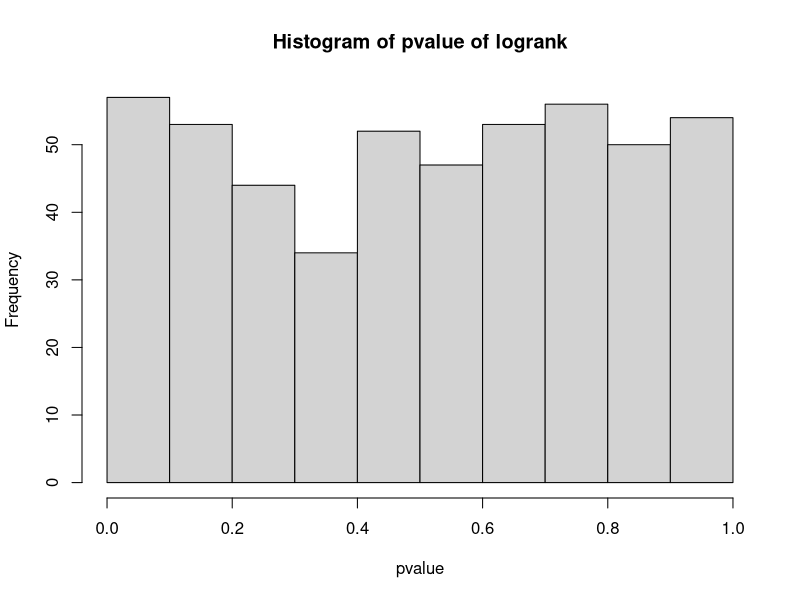
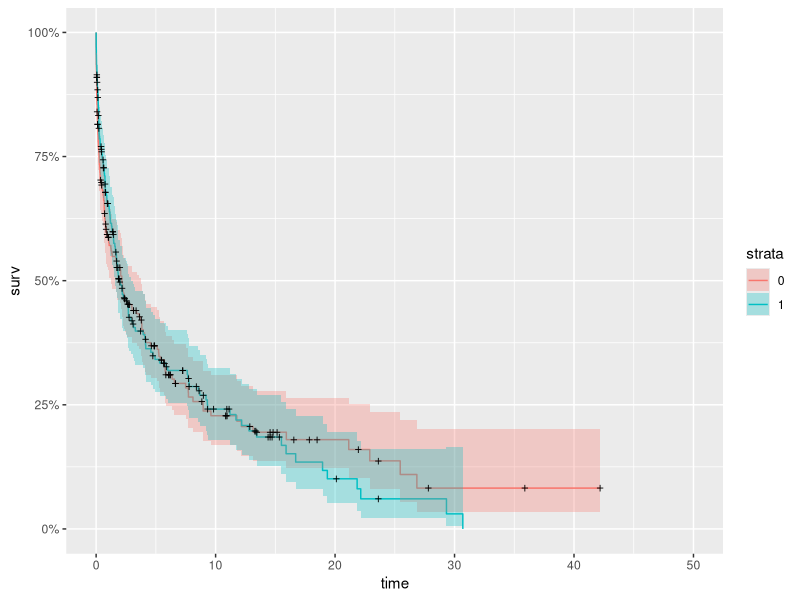
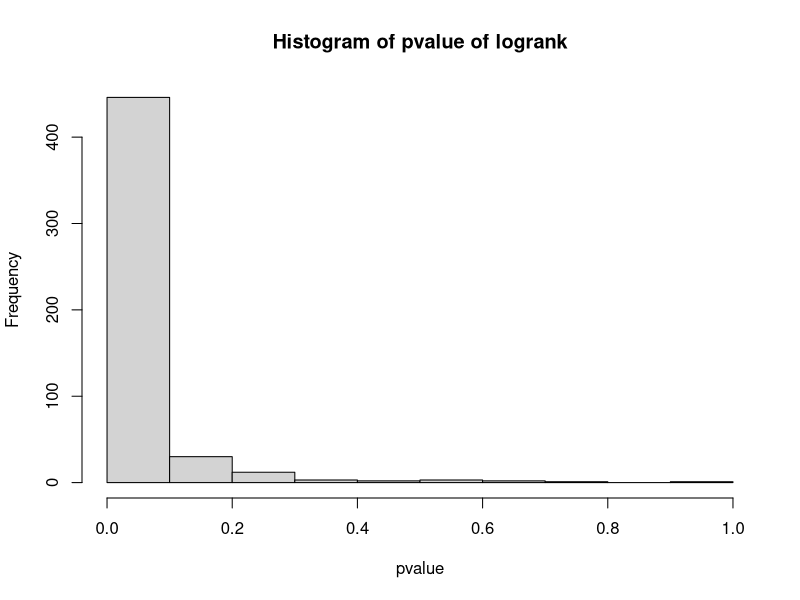
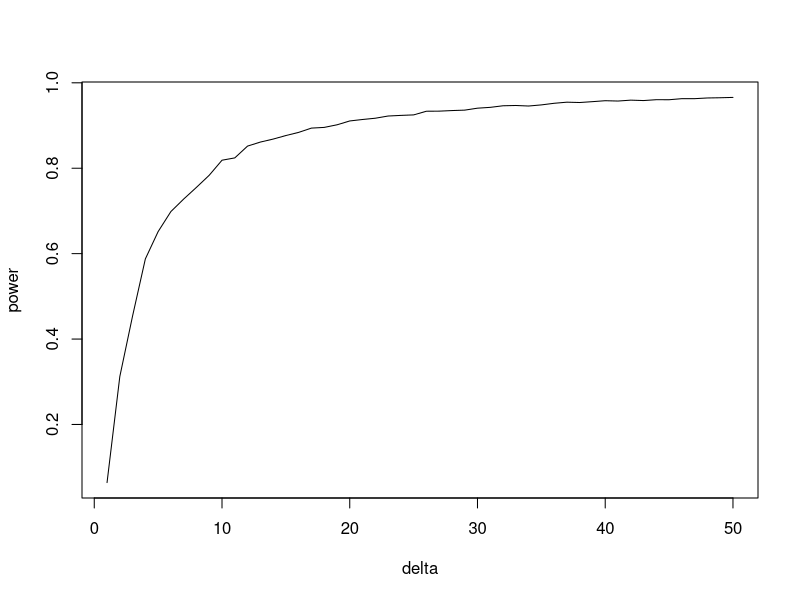

Write R code to recreate these figures, in order.
## ---- chunk 1
require(survival)

pvalue_comp<- function(n0,n1,shape0,scale0,shape1,scale1, nb_it, return_data = FALSE){
  pval = c()
  test_stat = c()
  r_fit_pval = c()
  r_fit_chisq = c()
  datas = c()
  n = n0+n1
  it = 0
  while(it<nb_it){
    it = it+1
    #cat("iter = ",it)
    truetimes0_unsort = rweibull(n0,shape=shape0,scale=scale0) # True times: censored and uncensored
    censtimes0_unsort = rexp(n0,rate=1/15) # Censoring times
    status0_unsort = as.numeric(truetimes0_unsort <= censtimes0_unsort) # Censoring status: 1 if uncensored, 0 if censored
    
    alltimes0_unsort = pmin(truetimes0_unsort, censtimes0_unsort) # Observed times: min between true times and censored times
    
    Tsort0 = sort(alltimes0_unsort, index.return = TRUE)
    alltimes0 = Tsort0$x # Observed times (sorted)
    status0 = status0_unsort[Tsort0$ix] # Corresponding censored status
    group0 = rep(0, n0) # vector of 0s 
    
    truetimes1_unsort = rweibull(n1,shape=shape1,scale=scale1) # True times: censored and uncensored
    censtimes1_unsort = rexp(n1,rate=1/15) # Censoring times
    status1_unsort = as.numeric(truetimes1_unsort <= censtimes1_unsort) # Censoring status: 1 if uncensored, 0 if censored
    alltimes1_unsort = pmin(truetimes1_unsort, censtimes1_unsort) # Observed times: min between true times and censored times
    
    Tsort1 = sort(alltimes1_unsort, index.return = TRUE)
    alltimes1 = Tsort1$x # Observed times (sorted)
    status1 = status1_unsort[Tsort1$ix] # corresponding status for the sorted times
    group1 = rep(1, n1) # vector of 1s
    
    taus_sort = sort(c(alltimes0, alltimes1), index.return = TRUE) 
    taus = taus_sort$x # all observed times (from both groups)
    
    status_unsort = c(status0, status1) 
    status = status_unsort[taus_sort$ix] # all censoring status (from both groups)
    
    groups_unsort = c(group0, group1)
    groups = groups_unsort[taus_sort$ix]
    
    data <- data.frame(taus, status, groups)
    
    # computing number of deaths and number at risk for each group for each time tauj:
    m = length(taus)
    
    d0 = c()
    d1 = c()
    cens0 = c()
    cens1 = c()
    
    for(i in 1:length(taus)){
      val0 = 0
      # number of deaths at each tauj: uncensored and betweeen tauj and tau_{j-1}
      countd0 = sum(as.numeric(alltimes0[status0==1]==taus[i])) # uncensored times are equal to tauj
      d0 <- c(d0,countd0)
      
      countc0 = sum(as.numeric(alltimes0[status0==0]==taus[i])) # uncensored times are equal to tauj
      cens0 <- c(cens0,countc0)
      
      countd1 = sum(as.numeric(alltimes1[status1==1]==taus[i])) # uncensored times are less than tauj
      d1 <- c(d1,countd1)
      
      countc1 = sum(as.numeric(alltimes1[status1==0]==taus[i])) # uncensored times are less than tauj
      cens1 <- c(cens1,countc1) 
      
    }
    
    d = d0+d1
    
    m = length(taus)
    
    # computing number at risk
    
    risk0 = rep(n0,m)
    risk1 = rep(n1,m)
    risk0[2:m] = risk0[2:m] - cumsum(d0+cens0)[1:(m-1)]
    risk1[2:m] = risk1[2:m] - cumsum(d1+cens1)[1:(m-1)]
    
    Y = risk0+risk1 #seq(n,1,by=-1)
    
    E = sum(d*risk1/Y)
    
    #Calculate the test statistic
    #Z = sum(d1*risk0/Y - d0*risk1/Y)
    #V = sum(d*risk0*risk1/Y^2)
    #X = Z^2/V
    #pchisq(X,1,lower.tail = F)
    
    O = sum(d1)
    
    V = ((Y - risk1)/(Y-1))*risk1*(d/Y)*(1-d/Y)
    
    Z = (O-E)/sqrt(sum(na.omit(V))) # follows (asymptotically) a N(0,1)
    
    Z2 = Z^2 # test statistic that follows (asymptotically) a chi squared with one degree of liberty
    #Get the p-value: smallest alpha for which H0 is rejected. H0: hazard functions are equal 
    test_stat = c(test_stat, Z2)
    fit = survdiff(Surv(taus, status)~groups, data=data)
    r_fit_pval = c(r_fit_pval, fit$pvalue) # fit from R build in function
    r_fit_chisq = c(r_fit_chisq, fit$chisq)
    pval = c(pval,pchisq(Z2,1,lower.tail = F)) # our estimation of pvalue
    datas = c(datas, data)
    
  }
  if(return_data == TRUE){
    return(list("pval"=pval, "data" = datas, "our_test_stat" = test_stat, "r_fit_pval" = r_fit_pval, "r_fit_chisq" = r_fit_chisq))
  }
  return(pval)
}

## ---- chunk 2
# Analysis of pvalue
# Under H0

nb_it = 500
n0 = 200
n1 = 200


shape0 = 0.5
scale0 = 5
shape1 = 0.5
scale1 = 5

res = pvalue_comp(n0,n1,shape0,scale0,shape1,scale1,nb_it, return_data = TRUE) 

pval = res$pval # our estimated pval

pval_unl <- unlist(pval, use.names = FALSE)
hist(pval_unl, main = "Histogram of pvalue of logrank", xlab = "pvalue")

#print(mean(pval_unl<=0.1)) # We expect it to be close to 0.1 (uniform)
## ---- chunk 3
alpha = 0.05
numerator = sum(pval_unl<alpha)
denominator = length(pval_unl)
cat("Percentage of times that wrongfully rejected H0: ", numerator/denominator)
## ---- chunk 4
Z2 = res$our_test_stat
r_chisq = res$r_fit_chisq
r_pval = res$r_fit_pval

cat("Our pvalue:", pval[1], ", R's pvalue:", r_pval[1], "\n" )
cat("Our test statistic:", Z2[1], ", R's test statistic:", r_chisq[1], "\n" )
## ---- chunk 5
library(ggplot2)
library(ggfortify)
# corresponding data for the first iteration:
data_1 = data.frame(res$data[1:3])

r_fit_1 = survfit(Surv(data_1$taus, data_1$status)~data_1$groups, data=data_1)
autoplot(r_fit_1 ,xlim= c(0,50))
#autoplot(r_fit_1, fun = 'event',xlim= c(0,50))
## ---- chunk 6
# Analysis of the probability of rejecting H0 given that data is under H1
# Simulate data under H1

nb_it = 500
n0 = 200
n1 = 200

# supposing delta = 2 (Lambda1 = delta*Lambda2)
# change only scale, keep the same shape in both groups (in order to have proportional risks)
shape0 = 0.5
scale0 = 10
shape1 = 0.5
scale1 = 5

p_list = pvalue_comp(n0,n1,shape0,scale0,shape1,scale1,nb_it) 

p_unl <- unlist(p_list, use.names = FALSE)
hist(p_unl, main = "Histogram of pvalue of logrank", xlab = "pvalue")

## ---- chunk 7
numerator = sum(p_unl<0.05)
denominator = length(p_unl)
cat("Percentage of times that correctly rejected H0: ", numerator/denominator)
## ---- chunk 8
# Computing the power from the formula

power_comp<- function(n0,n1,shape0,scale0,delta, alpha){
  powers = c() # power = 1-beta
  n = n0+n1
  it = 0
  mu = n1/n # ratio = mu
  shape1 = shape0
  scale1 = scale0/delta
  truetimes0_unsort = rweibull(n0,shape=shape0,scale=scale0) # censored and uncensored
  censtimes0_unsort = rexp(n0,rate=1/15) 
  status0_unsort = as.numeric(truetimes0_unsort <= censtimes0_unsort) # 1 if uncensored
  alltimes0_unsort = pmin(truetimes0_unsort, censtimes0_unsort)
    
  Tsort0 = sort(alltimes0_unsort, index.return = TRUE)
  alltimes0 = Tsort0$x
  status0 = status0_unsort[Tsort0$ix]
  group0 = rep(0, n0)
    
  truetimes1_unsort = rweibull(n1,shape=shape1,scale=scale1) # censored and uncensored
  censtimes1_unsort = rexp(n1,rate=1/15) 
  status1_unsort = as.numeric(truetimes1_unsort <= censtimes1_unsort)
  alltimes1_unsort = pmin(truetimes1_unsort, censtimes1_unsort)
    
  Tsort1 = sort(alltimes1_unsort, index.return = TRUE)
  alltimes1 = Tsort1$x
  status1 = status1_unsort[Tsort1$ix] # corresponding status for the sorted times
  group1 = rep(1, n1)
    
  taus_sort = sort(c(alltimes0, alltimes1), index.return = TRUE)
  taus = taus_sort$x
    
  status_unsort = c(status0, status1) # all censoring status
  status = status_unsort[taus_sort$ix]
    
  groups_unsort = c(group0, group1)
  groups = groups_unsort[taus_sort$ix]
    
  data <- data.frame(taus, status, groups)
    
  # computing number of deaths and number at risk for each group for each time tauj:
  m = length(taus)
    
  d0 = c()
  d1 = c()
  cens0 = c()
  cens1 = c()
    
  for(i in 1:length(taus)){
    val0 = 0
    # number of deaths at each tauj: uncensored and betweeen tauj and tau_{j-1}
    countd0 = sum(as.numeric(alltimes0[status0==1]==taus[i])) # uncensored times are less than tauj
    d0 <- c(d0,countd0)
      
    countc0 = sum(as.numeric(alltimes0[status0==0]==taus[i])) # uncensored times are less than tauj
    cens0 <- c(cens0,countc0)
      
    countd1 = sum(as.numeric(alltimes1[status1==1]==taus[i])) # uncensored times are less than tauj
    d1 <- c(d1,countd1)
      
    countc1 = sum(as.numeric(alltimes1[status1==0]==taus[i])) # uncensored times are less than tauj
    cens1 <- c(cens1,countc1) 
      
  }
    
  d = d0+d1
    
  m = length(taus)
    
  # computing number at risk
    
  risk0 = rep(n0,m)
  risk1 = rep(n1,m)
  risk0[2:m] = risk0[2:m] - cumsum(d0+cens0)[1:(m-1)]
  risk1[2:m] = risk1[2:m] - cumsum(d1+cens1)[1:(m-1)]
    
  Y = risk0+risk1 #seq(n,1,by=-1)
    
  E = sum(d*risk1/Y)
    
  #Calculate the test statistic
  #Z = sum(d1*risk0/Y - d0*risk1/Y)
  #V = sum(d*risk0*risk1/Y^2)
  #X = Z^2/V
  #pchisq(X,1,lower.tail = F)
    
  O = sum(d1)
  
  V = ((Y - risk1)/(Y-1))*risk1*(d/Y)*(1-d/Y)
    
  Z = (O-E)/sqrt(sum(na.omit(V))) # follows (asymptotically) a N(0,1)
    
  Z2 = Z^2 # test statistic that follows (asymptotically) a chi squared with one degree of liberty
  #Get the p-value: smallest alpha for which H0 is rejected. H0: hazard functions are equal 
    
  scalier_fun0 <- stepfun(alltimes0,c(1,seq((n0-1)/n0, 1/n0, length.out= n0))) #verify the steps
  scalier_fun1 <- stepfun(alltimes1,c(1,seq((n1-1)/n1, 1/n1, length.out = n1))) 
  scalier_fun <- stepfun(taus,c(1,seq((n-1)/n, 1/n, length.out = n))) 
    
  # uncensored times of deaths
  timed0_uncens = alltimes0[status0 == 1]
  timed1_uncens = alltimes1[status1 == 1]
  timed_uncens = taus[status == 1]
    
  #var_h1 = (1-mu)*delta*mean((scalier_fun0(timed1_uncens)* scalier_fun1(timed1_uncens)^2)/(scalier_fun(timed1_uncens)^2 )) + mu *  mean((scalier_fun1(timed1_uncens)*scalier_fun0(timed1_uncens)^2)/(scalier_fun(timed1_uncens)^2))
  
  var_h1 = (1-mu)*delta*mean((scalier_fun0(timed1_uncens)* scalier_fun1(timed1_uncens)^2)/(scalier_fun(timed1_uncens)^2 )) + mu * scalier_fun1(timed1_uncens)* mean((scalier_fun0(timed1_uncens)^2)/(scalier_fun(timed1_uncens)^2))
  
    
  var_h0 = V # previously computed variance (under H0)
    
  #z_quant = qchisq(1-alpha/2, df = 1) # quantile of order 1-alpha/2 of chisq
  z_quant = qnorm(1-alpha/2)
    
  c = sqrt(n/(n0*n1))
  #V = ((Y - risk1)/(Y-1))*risk1*(d/Y)*(1-d/Y)
  #cent_integ = (risk0 * risk1)*d1*(risk1 - d1)/((Y^2)*(risk1 - 1))
  cent_integ = (risk0/Y)*d1
  centering_term = sum((c*cent_integ*(delta - 1))[groups == 1])
    
  # power: 1-beta
  #power = 1- pchisq((var_h0*z_quant - centering_term)/(var_h1) , df = 1) + pchisq((-var_h0*z_quant - centering_term)/(var_h1) , df = 1)
    
  #power = 1- pnorm((var_h0*z_quant - centering_term)/(var_h1)) + pnorm((-var_h0*z_quant - centering_term)/(var_h1))
  power = 1- pnorm((sum(na.omit(var_h0))*z_quant - centering_term)/(sum(na.omit(var_h1))) ) + pnorm((-sum(na.omit(var_h0))*z_quant - centering_term)/(sum(na.omit(var_h1))))
    
    
  
  return(power)
}


## ---- chunk 9
n0 = 500
n1 = 500

# supposing delta = 2 (Lambda1 = delta*Lambda2)
shape0 = 0.5
scale0 = 5

alpha = 0.05

deltas_lst = seq(from = 1, to = 50, by = 1)

powers = c()
for(delta in deltas_lst){
  powers = c(powers, power_comp(n0,n1,shape0,scale0,delta,alpha))
}

plot(powers, type = "l", xlab = "delta", ylab = "power")
## ---- chunk 10
print(powers[1])
## ---- chunk 11
print(tail(powers, n=1))
